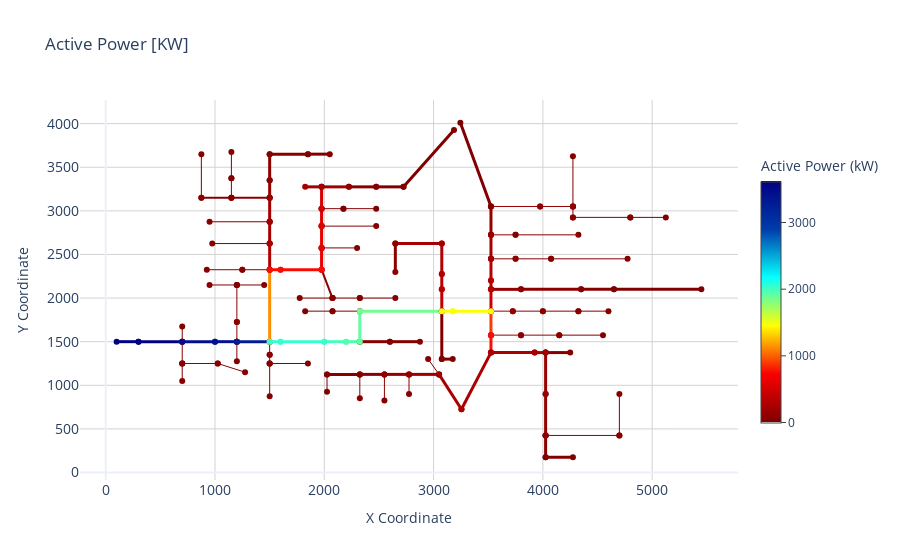

The code cell stored with this chart in its notebook:
### Code cell
# Customize plot: Active power with title and custom line widths
dss_tools.interactive_view.circuit_plot(parameter="active power", title="Active Power [KW]", width_2ph=2, width_1ph=1)
